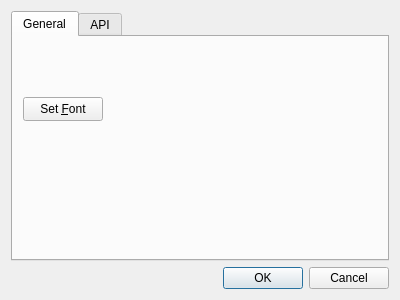
<?xml version="1.0" encoding="UTF-8"?>
<ui version="4.0">
 <class>ConfigDialog</class>
 <widget class="QDialog" name="ConfigDialog">
  <property name="geometry">
   <rect>
    <x>0</x>
    <y>0</y>
    <width>400</width>
    <height>300</height>
   </rect>
  </property>
  <property name="windowTitle">
   <string>Dialog</string>
  </property>
  <layout class="QVBoxLayout" name="verticalLayout">
   <item>
    <widget class="QTabWidget" name="tabWidget">
     <property name="currentIndex">
      <number>0</number>
     </property>
     <widget class="QWidget" name="tab_general">
      <attribute name="title">
       <string>General</string>
      </attribute>
      <widget class="QPushButton" name="button_font">
       <property name="geometry">
        <rect>
         <x>10</x>
         <y>60</y>
         <width>80</width>
         <height>24</height>
        </rect>
       </property>
       <property name="text">
        <string>Set &amp;Font</string>
       </property>
      </widget>
     </widget>
     <widget class="QWidget" name="tab_api">
      <attribute name="title">
       <string>API</string>
      </attribute>
      <widget class="QLineEdit" name="lineEdit_API">
       <property name="geometry">
        <rect>
         <x>10</x>
         <y>50</y>
         <width>361</width>
         <height>24</height>
        </rect>
       </property>
      </widget>
      <widget class="QLabel" name="label">
       <property name="geometry">
        <rect>
         <x>10</x>
         <y>30</y>
         <width>71</width>
         <height>16</height>
        </rect>
       </property>
       <property name="text">
        <string>API Format:</string>
       </property>
      </widget>
     </widget>
    </widget>
   </item>
   <item>
    <widget class="QDialogButtonBox" name="buttonBox">
     <property name="orientation">
      <enum>Qt::Horizontal</enum>
     </property>
     <property name="standardButtons">
      <set>QDialogButtonBox::Cancel|QDialogButtonBox::Ok</set>
     </property>
    </widget>
   </item>
  </layout>
 </widget>
 <resources/>
 <connections>
  <connection>
   <sender>buttonBox</sender>
   <signal>accepted()</signal>
   <receiver>ConfigDialog</receiver>
   <slot>accept()</slot>
   <hints>
    <hint type="sourcelabel">
     <x>248</x>
     <y>254</y>
    </hint>
    <hint type="destinationlabel">
     <x>157</x>
     <y>274</y>
    </hint>
   </hints>
  </connection>
  <connection>
   <sender>buttonBox</sender>
   <signal>rejected()</signal>
   <receiver>ConfigDialog</receiver>
   <slot>reject()</slot>
   <hints>
    <hint type="sourcelabel">
     <x>316</x>
     <y>260</y>
    </hint>
    <hint type="destinationlabel">
     <x>286</x>
     <y>274</y>
    </hint>
   </hints>
  </connection>
 </connections>
</ui>
